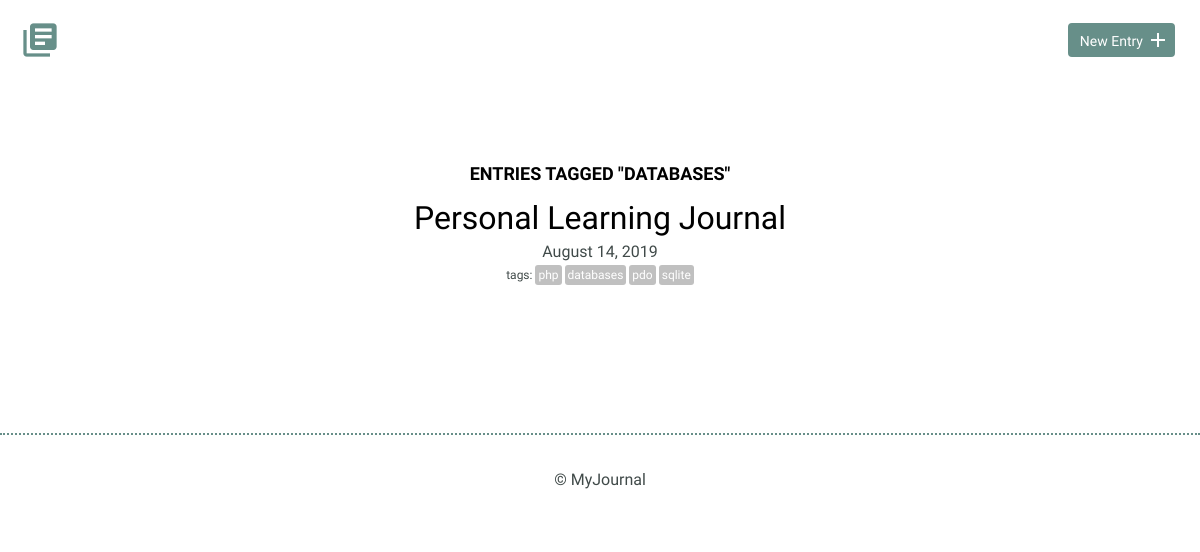
Page /index.php?tag=databases on the committed database.
### tables this page shows
CREATE TABLE "entries" (
	"id"	INTEGER NOT NULL PRIMARY KEY AUTOINCREMENT UNIQUE,
	"title"	TEXT,
	"date"	TEXT,
	"time_spent"	INTEGER,
	"learned"	BLOB,
	"resources"	BLOB
);

### index.php (the view, shortened to what this page needs)
<?php
require_once("inc/database.php");
if (isset($_GET["tag"])) {
	try {
		$results = $db->prepare('select entries.id, title, date from entries
							    join entries_tags on entries.id = entries_tags.entry_id
							    join tags on entries_tags.tag_id = tags.id
							    where tag = ?');
		$results->bindParam(1, $_GET["tag"]);
		$results->execute();
	} catch(Exception $e) {
		echo $e->getMessage();
		die();
	}
}
$entries = $results->fetchAll(PDO::FETCH_ASSOC);
?>
<!DOCTYPE html>
<html>
    <head>
        <link rel="stylesheet" href="css/normalize.css">
        <link rel="stylesheet" href="css/site.css">
    </head>
    <body>
		<?php include "inc/header.php"; ?>
        <section>
            <div class="container">
                <div class="entry-list">
					<?php
					if (isset($_GET["tag"])) {
						echo '<h3 style="text-align: center">Entries tagged "' . $_GET["tag"] . '"</h3><br>';
					}
					foreach($entries as $entry) {
						$fullDate = date('F j, Y', strtotime($entry['date']));
						try {
							$results = $db->prepare('select tag, tags.id from entries
												   join entries_tags on entries.id = entries_tags.entry_id
												   join tags on entries_tags.tag_id = tags.id
												   where entries.id = ?');
							$results->bindParam(1, $entry['id']);
							$results->execute();
						} catch(Exception $e) {
							echo $e->getMessage();
							die();
						}
						$tags = $results->fetchAll(PDO::FETCH_ASSOC);
						echo <<<EOT
						<article>
							<h2><a href="detail.php?id={$entry['id']}">{$entry['title']}</a></h2>
							<time datetime="{$entry['date']}">{$fullDate}</time>
EOT;
						if (!empty($tags)) {
							echo '<div class="tag-container"><span class="tag-label">tags:</span>';
							foreach($tags as $tag) {
								echo '<span class="tag"><a href="index.php?tag=' . $tag["tag"] .
								'">' . $tag["tag"] . '</a></span>';
							}
							echo('</div>');
						}
						echo '</article>';
					}
					?>
                </div>
            </div>
        </section>
        <?php include "inc/footer.php"; ?>
    </body>
</html>

### css/site.css (style rules this page uses)
body { font-size: 16px; color: #404a49; font-family: 'Cousine', serif; font-weight: 400; }
.container { margin: 0 auto; padding: 0 25px; }
h1, h2, h3 { margin: 0; font-weight: 400; line-height: 1em; color: #000; }
h2 { font-size: 32px; }
h2 a { text-decoration: none; color: #000; }
h3 { font-size: 18px; font-family: 'Work Sans', serif; font-weight: 600; text-transform: uppercase; }
.entry-list, .edit-entry, .new-entry { max-width: 800px; margin: 0 auto; padding: 70px 0 150px 0; }
.entry-list article { margin-bottom: 70px; text-align: center; }
.entry-list article:last-child { margin-bottom: 0; }
.entry-list article h2 { margin-bottom: 8px; }
.tag-container { margin-top: 3px; }
.tag { color: white; font-size: 12px; padding: 3px; background-color: Silver; border-radius: 3px; margin-right: 3px; }
.tag-label { font-size: 12px; padding: 3px; }
span > a, span > a:link, span > a:hover, span > a:visited, span > a:active { text-decoration: none; color: white; }

### rows in the picture
entries: title "Personal Learning Journal", date "August 14, 2019", tag "php", tag "databases", tag "pdo", tag "sqlite"

### other values in the picture
$_GET["tag"] "DATABASES"
